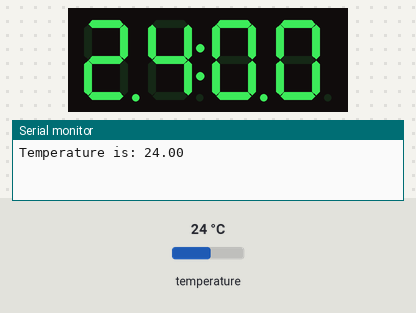
A sketch run on a simulated Arduino Nano, built with avr-gcc and run on an emulated ATmega328P. Parts: 4-digit seven-segment display, the last lines printed to the serial monitor. The inputs (shaded band) are chosen by the test bench; at power-on: temperature 24 °C.

Above: at 1.5 s.
1.6 s: temperature set to 12 °C
At 3.4 s:
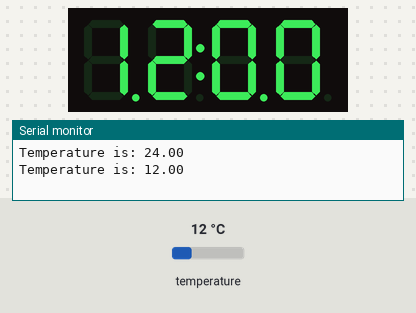
4.1 s: temperature set to 19 °C
At 4.7 s:
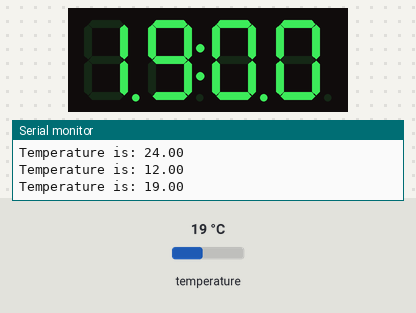
6.3 s: temperature set to 28 °C
At 8.5 s:
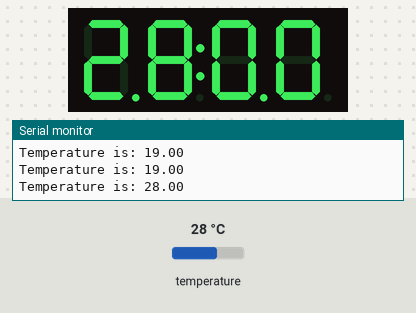
Timing chart, 0 to 10.0 s (numbered marks = the images above; inputs shaded):
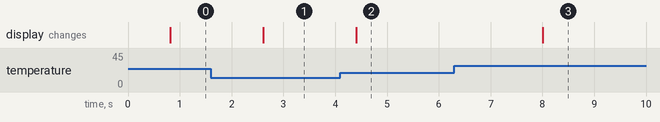

Measured:
- after the input at 1.6 s, the display: changes after 1.0 s (image 1)
- after the input at 4.1 s, the display: changes after 0.31 s (image 2)
- after the input at 6.3 s, the display: changes after 1.7 s (image 3)

The sketch:

DS18B20_Termometer_med_TM1637_Display.ino
```cpp
/********************************************************************/
// First we include the libraries
#include <OneWire.h>
#include <DallasTemperature.h>
/********************************************************************/
// Data wire is plugged into pin 9 on the Arduino
#define ONE_WIRE_BUS 9


/********************************************************************/
// Setup a oneWire instance to communicate with any OneWire devices
// (not just Maxim/Dallas temperature ICs)
OneWire oneWire(ONE_WIRE_BUS);

/********************************************************************/
// Pass our oneWire reference to Dallas Temperature.
DallasTemperature sensors(&oneWire);
/********************************************************************/


//Displaydelen under här
/********************************************************************/

#include <TM1637Display.h>

const int CLK = 3; //Set the CLK pin connection to the display
const int DIO = 2; //Set the DIO pin connection to the display

int numCounter = 0;

TM1637Display display(CLK, DIO); //set up the 4-Digit Display.
/********************************************************************/

void setup()
{
	//Display
	display.setBrightness(7);

	// start serial port
	Serial.begin(9600);

	// Start up the library
	sensors.begin();
}

void loop()
{
	//Get temeratures for all devices
	sensors.requestTemperatures();

	Serial.print("Temperature is: ");
	Serial.print(sensors.getTempCByIndex(0));
	Serial.println();
	// Why "byIndex"?
	// You can have more than one DS18B20 on the same bus.
	// 0 refers to the first IC on the wire

	//Visa temperaturen på TM1637 display genom att anropa min metod.
	printTempOnDisplay(sensors.getTempCByIndex(0));

	delay(1000);
}

void printTempOnDisplay(float temperatureC)
{
	//temperatureC * 100, man tar alltså gånger 100 för att få det i tusental
	//istället för att ha decimaler så har vi nu en int som är med
	//"decimaler" 26,25 * 100 = 2625 => 26:25
	int floatTempCtoInt = temperatureC * 100;

	// B11100011 Sätt på båda punkterna
	byte rawData;
	rawData = B11100011;

	//går också att stoppa in B11100011 bara rakt av
	display.showNumberDecEx(floatTempCtoInt, rawData);
}
```
